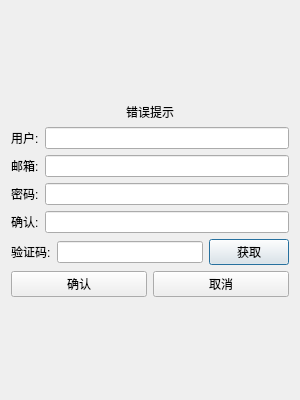
<?xml version="1.0" encoding="UTF-8"?>
<ui version="4.0">
 <class>CRegister_Dialog</class>
 <widget class="QDialog" name="CRegister_Dialog">
  <property name="geometry">
   <rect>
    <x>0</x>
    <y>0</y>
    <width>300</width>
    <height>400</height>
   </rect>
  </property>
  <property name="minimumSize">
   <size>
    <width>300</width>
    <height>400</height>
   </size>
  </property>
  <property name="maximumSize">
   <size>
    <width>300</width>
    <height>400</height>
   </size>
  </property>
  <property name="windowTitle">
   <string>Dialog</string>
  </property>
  <layout class="QVBoxLayout" name="verticalLayout">
   <item>
    <spacer name="verticalSpacer">
     <property name="orientation">
      <enum>Qt::Vertical</enum>
     </property>
     <property name="sizeHint" stdset="0">
      <size>
       <width>20</width>
       <height>40</height>
      </size>
     </property>
    </spacer>
   </item>
   <item>
    <widget class="QLabel" name="label_err_tip">
     <property name="text">
      <string>错误提示</string>
     </property>
     <property name="alignment">
      <set>Qt::AlignCenter</set>
     </property>
    </widget>
   </item>
   <item>
    <layout class="QHBoxLayout" name="horizontalLayout">
     <item>
      <widget class="QLabel" name="label">
       <property name="text">
        <string>用户:</string>
       </property>
      </widget>
     </item>
     <item>
      <widget class="QLineEdit" name="lineEdit"/>
     </item>
    </layout>
   </item>
   <item>
    <layout class="QHBoxLayout" name="horizontalLayout_2">
     <item>
      <widget class="QLabel" name="label_2">
       <property name="text">
        <string>邮箱:</string>
       </property>
      </widget>
     </item>
     <item>
      <widget class="QLineEdit" name="line_edit_email"/>
     </item>
    </layout>
   </item>
   <item>
    <layout class="QHBoxLayout" name="horizontalLayout_3">
     <item>
      <widget class="QLabel" name="label_3">
       <property name="text">
        <string>密码:</string>
       </property>
      </widget>
     </item>
     <item>
      <widget class="QLineEdit" name="line_edit_password"/>
     </item>
    </layout>
   </item>
   <item>
    <layout class="QHBoxLayout" name="horizontalLayout_4">
     <item>
      <widget class="QLabel" name="label_4">
       <property name="text">
        <string>确认:</string>
       </property>
      </widget>
     </item>
     <item>
      <widget class="QLineEdit" name="line_edit_password_confirm"/>
     </item>
    </layout>
   </item>
   <item>
    <layout class="QHBoxLayout" name="horizontalLayout_5">
     <item>
      <widget class="QLabel" name="label_5">
       <property name="text">
        <string>验证码:</string>
       </property>
      </widget>
     </item>
     <item>
      <widget class="QLineEdit" name="lineEdit_5"/>
     </item>
     <item>
      <widget class="QPushButton" name="pushButton">
       <property name="text">
        <string>获取</string>
       </property>
      </widget>
     </item>
    </layout>
   </item>
   <item>
    <layout class="QHBoxLayout" name="horizontalLayout_6">
     <item>
      <widget class="QPushButton" name="push_btn_confirm">
       <property name="text">
        <string>确认</string>
       </property>
      </widget>
     </item>
     <item>
      <widget class="QPushButton" name="pushbtn_cancel">
       <property name="text">
        <string>取消</string>
       </property>
      </widget>
     </item>
    </layout>
   </item>
   <item>
    <spacer name="verticalSpacer_2">
     <property name="orientation">
      <enum>Qt::Vertical</enum>
     </property>
     <property name="sizeHint" stdset="0">
      <size>
       <width>20</width>
       <height>40</height>
      </size>
     </property>
    </spacer>
   </item>
  </layout>
 </widget>
 <resources/>
 <connections/>
</ui>
